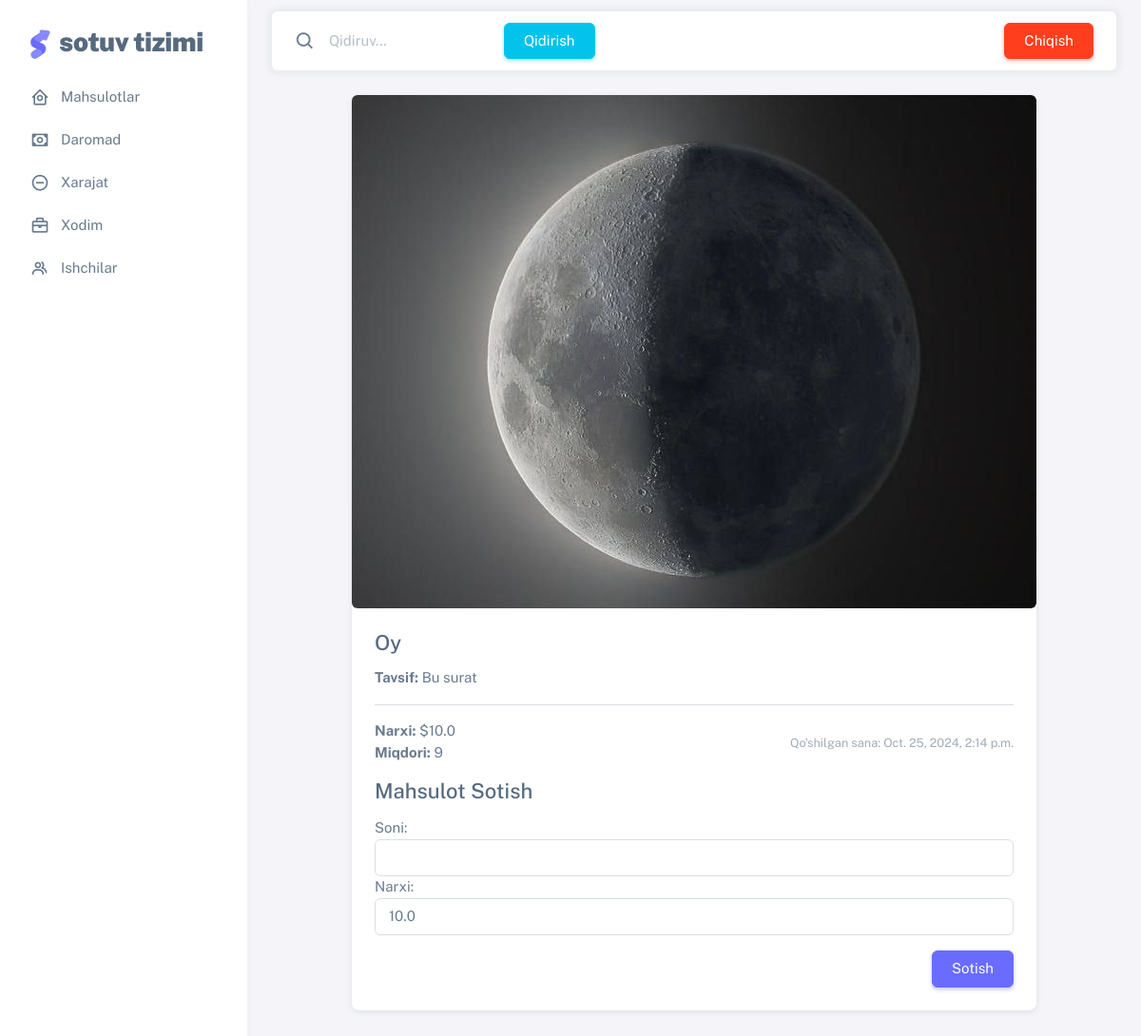
Screenshot of /korish_product/5 (signed in) with the database file from the repository.
### home/models.py (models this page shows, shortened)
class Product(models.Model):
    name = models.CharField(max_length=255, verbose_name="Mahsulot nomi")
    price = models.FloatField(verbose_name="Mahsulot narxi")
    date = models.DateTimeField(verbose_name="Qo'shilgan sana", auto_now_add=True)
    description = models.TextField(verbose_name="Mahsulot tavsifi")
    quantity = models.IntegerField(verbose_name="Mahsulot miqdori")
    image = models.ImageField(upload_to='products/', verbose_name="Mahsulot rasmi")
    class Meta:
        db_table = "product"

### home/views.py (the view, shortened to what this page needs)
# urls.py: path("korish_product/<int:pk>", views.korish_product, name="korish_product"),
@login_required(login_url="login")
def korish_product(request, pk):
    maxsulot = Product.objects.get(pk=pk)  # Tanlangan mahsulotni olish
    context = {
        "Product": maxsulot
    }
    return render(request, 'korish_product.html', context)

### templates/korish_product.html (shortened to what this page needs)
{% extends 'base.html' %}
{% load static %}
{% block content %}
<div class="card mb-4" style="max-width: 720px; margin: auto;">
    <div class="ratio ratio-4x3">
        <img src="{{ Product.image.url }}" class="img-fluid rounded" alt="{{ Product.name }}" style="object-fit: cover;">
    </div>
    <div class="card-body">
        <h4 class="card-title">{{ Product.name }}</h4>
        <p class="card-text">
            <strong>Tavsif:</strong> {{ Product.description }}
        </p>
        <hr>
        <div class="d-flex justify-content-between align-items-center">
            <div>
                <strong>Narxi:</strong> ${{ Product.price }}<br>
                <strong>Miqdori:</strong> {{ Product.quantity }}
            </div>
            <div>
                <small class="text-muted">Qo'shilgan sana: {{ Product.date }}</small>
            </div>
        </div>
        <h4 class="mt-3">Mahsulot Sotish</h4>
        <form method="POST">
            <label>Soni:</label>
            <input type="number"  name="soni" class="form-control" min="1" max="{{ Product.quantity }}">
            <label>Narxi:</label>
            <input type="number"  name="narxi" class="form-control" min="1" value="{{ Product.price }}">
            <div class="text-end mt-3">
                <input type="submit" value="Sotish" class="btn btn-primary">
            </div>
        </form>
    </div>
</div>
{% endblock %}

### rows the page displays
Product: image (picture), name "Oy", description "Bu surat", price "10.0", quantity "9", date "Oct. 25, 2024, 2:14 p.m.", narxi "10.0"
